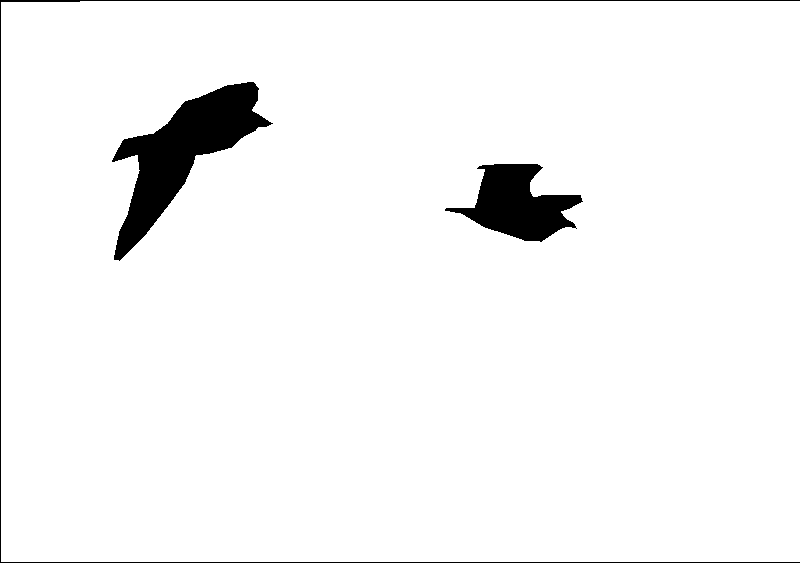
#> input picture dataset2/mask/1.png, 800 x 563 px; its folder holds only this picture in this run
$ jupyter execute --allow-errors water_segmentation_iou.ipynb
#> lines starting #> are read from the running program, lines starting #| are printed output that depends on the picture; after the words box and inside, x2 and y2 are one past the last pixel; in counts of white or black regions, pixels touching at a corner belong together
#> `true = cv2.imread('dataset2/mask/'+str(i)+'.png', 0)`: true: shape (563, 800); 96.1% white; 3 black regions, box (x1, y1, x2, y2) and area: (112, 82, 273, 261) 9925, (445, 164, 583, 242) 5558, (0, 0, 800, 563) 2240
#> `plt.show()`:
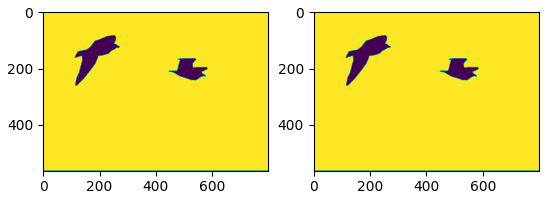
#> figure drawn by matplotlib, 2 panels
[cell 1]
#Colab資料夾設定方法
from google.colab import drive
drive.mount('/content/drive')

import os
os.chdir('/content/drive/My Drive/Colab Notebooks/water_segmentation')
os.listdir()

[cell 2]
import cv2
import numpy as np
import matplotlib.pyplot as plt
import warnings
warnings.filterwarnings( "ignore")

def calculateIoU2(gtMask, predMask):
    tp = 0
    fp = 0
    fn = 0

    for i in range(len(gtMask)):
        for j in range(len(gtMask[0])):
            if gtMask[i][j] == 255 and predMask[i][j] == 255:
                tp += 1
            elif gtMask[i][j] == 255 and predMask[i][j] == 0:
                fp += 1
            elif gtMask[i][j] == 0 and predMask[i][j] == 255:
                fn += 1
#> after the loop, fn = 0; fp = 0; tp = 432677
#| 1.0
#> `score += a / b`: score = 1

    return tp, (tp + fp + fn)

[cell 3]
score = 0

#> (the rest of this cell did not finish here and is left out)
